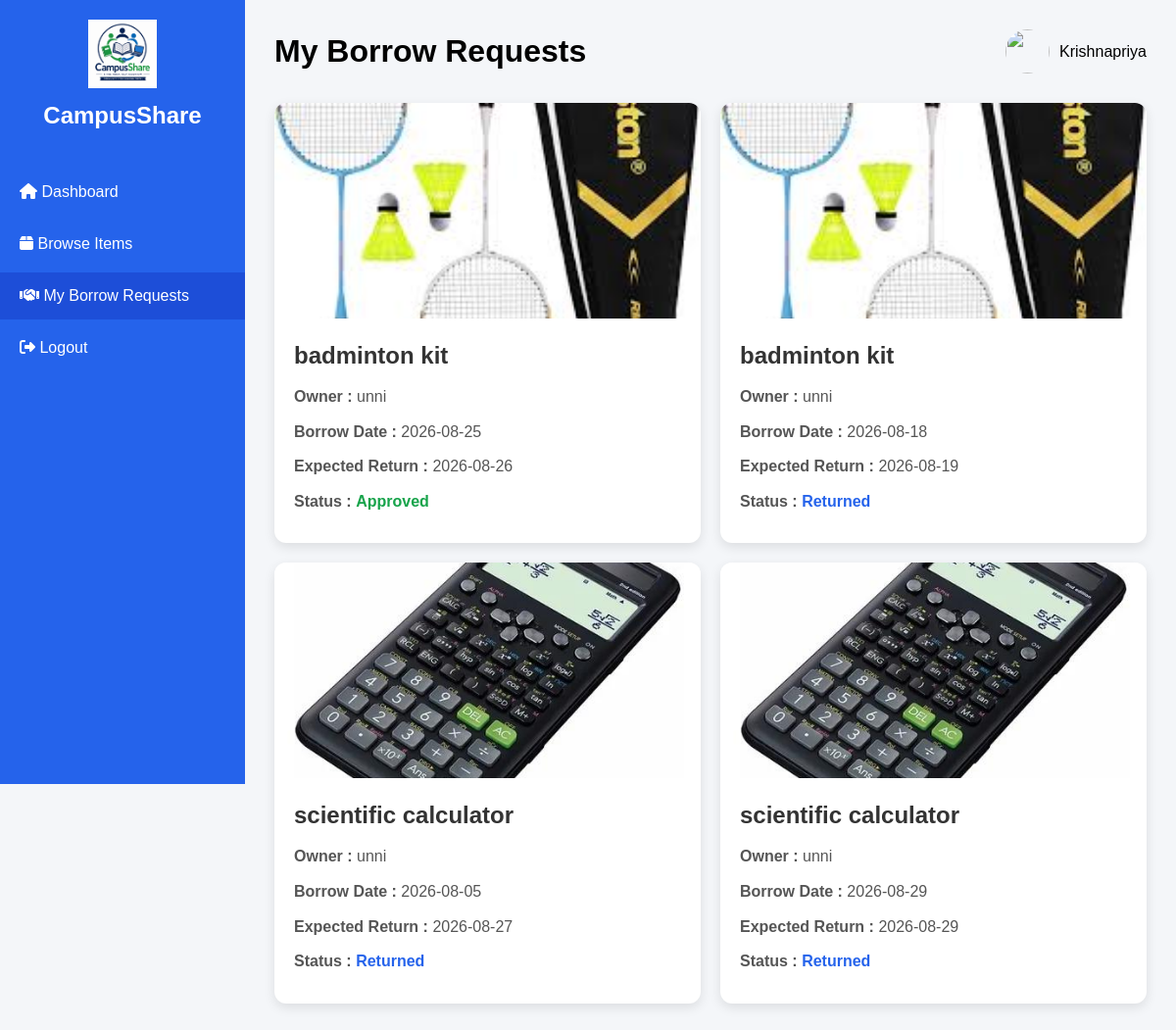
Page /my_borrow_requests.php (signed in) on the committed database.
### tables this page shows
CREATE TABLE `users` (
  `user_id` int(11) NOT NULL,
  `full_name` varchar(100) NOT NULL,
  `email` varchar(100) NOT NULL,
  `phone` varchar(15) DEFAULT NULL,
  `department` varchar(50) DEFAULT NULL,
  `year_of_study` varchar(20) DEFAULT NULL,
  `password` varchar(255) NOT NULL,
  `security_question` varchar(255) NOT NULL,
  `security_answer` varchar(255) NOT NULL,
  `profile_image` varchar(255) DEFAULT NULL,
  `created_at` timestamp NOT NULL DEFAULT current_timestamp()
);

CREATE TABLE `borrow_requests` (
  `request_id` int(11) NOT NULL,
  `item_id` int(11) NOT NULL,
  `borrower_id` int(11) NOT NULL,
  `owner_id` int(11) NOT NULL,
  `borrow_date` date DEFAULT NULL,
  `expected_return_date` date DEFAULT NULL,
  `actual_return_date` date DEFAULT NULL,
  `status` enum('Pending','Approved','Rejected','Returned') DEFAULT 'Pending',
  `owner_message` varchar(255) DEFAULT NULL,
  `request_date` timestamp NOT NULL DEFAULT current_timestamp(),
  `approved_date` datetime DEFAULT NULL,
  `returned_date` datetime DEFAULT NULL
);

CREATE TABLE `items` (
  `item_id` int(11) NOT NULL,
  `user_id` int(11) NOT NULL,
  `category_id` int(11) NOT NULL,
  `item_name` varchar(100) NOT NULL,
  `description` text DEFAULT NULL,
  `item_condition` varchar(50) DEFAULT NULL,
  `availability` enum('Available','Borrowed') DEFAULT 'Available',
  `location` varchar(100) DEFAULT NULL,
  `image` varchar(255) DEFAULT NULL,
  `created_at` timestamp NOT NULL DEFAULT current_timestamp()
);

### my_borrow_requests.php (the view, shortened to what this page needs)
<?php
include("includes/db.php");
$user_id=$_SESSION['user_id'];
$user_query=mysqli_query($conn,
"SELECT * FROM users WHERE user_id='$user_id'");
$user=mysqli_fetch_assoc($user_query);
$request_query=mysqli_query($conn,"
SELECT
borrow_requests.*,
items.item_name,
items.image,
users.full_name
FROM borrow_requests
INNER JOIN items
ON borrow_requests.item_id=items.item_id
INNER JOIN users
ON borrow_requests.owner_id=users.user_id
WHERE borrow_requests.borrower_id='$user_id'
ORDER BY borrow_requests.request_date DESC
");
?>
<!DOCTYPE html>
<html>
<head>
<link rel="stylesheet"
href="css/my_borrow_requests.css">
<link rel="stylesheet"
href="https://cdnjs.cloudflare.com/ajax/libs/font-awesome/6.5.2/css/all.min.css">
</head>
<body>
<div class="sidebar">
<div class="logo">
<img src="images/logo.png">
<h2>CampusShare</h2>
</div>
<ul>
<li>
<a href="dashboard.php">
<i class="fa fa-house"></i>
Dashboard
</a>
</li>
<li>
<a href="browse_items.php">
<i class="fa fa-box"></i>
Browse Items
</a>
</li>
<li class="active">
<a href="my_borrow_requests.php">
<i class="fa fa-handshake"></i>
My Borrow Requests
</a>
</li>
<li>
<a href="logout.php">
<i class="fa fa-right-from-bracket"></i>
Logout
</a>
</li>
</ul>
</div>
<div class="main">
<header>
<h1>My Borrow Requests</h1>
<div class="profile">
<img src="images/default.png">
<span><?php echo $user['full_name']; ?></span>
</div>
</header>
<div class="request-container">
    <?php
if(mysqli_num_rows($request_query) > 0)
{
while($request = mysqli_fetch_assoc($request_query))
{
?>
<div class="request-card">
<div class="request-image">
<?php
if(!empty($request['image']) && file_exists("uploads/items/".$request['image']))
{
?>
<img src="uploads/items/<?php echo $request['image']; ?>" alt="Item Image">
<?php
}
else
{
?>
<img src="images/default.png" alt="No Image">
<?php
}
?>
</div>
<div class="request-details">
<h2><?php echo htmlspecialchars($request['item_name']); ?></h2>
<p>
<strong>Owner :</strong>
<?php echo htmlspecialchars($request['full_name']); ?>
</p>
<p>
<strong>Borrow Date :</strong>
<?php echo htmlspecialchars($request['borrow_date']); ?>
</p>
<p>
<strong>Expected Return :</strong>
<?php echo htmlspecialchars($request['expected_return_date']); ?>
</p>
<p>
<strong>Status :</strong>
<?php
$status = $request['status'];
if($status=="Pending")
{
    echo "<span class='pending'>Pending</span>";
}
elseif($status=="Approved")
{
    echo "<span class='approved'>Approved</span>";
}
elseif($status=="Rejected")
{
    echo "<span class='rejected'>Rejected</span>";
}
elseif($status=="Returned")
{
    echo "<span class='returned'>Returned</span>";
}
?>
</p>
</div>
</div>
<?php
}
}
?>
</div>
</div>
</body>
</html>

### css/my_borrow_requests.css (style rules this page uses)
* { margin:0; padding:0; box-sizing:border-box; font-family:Arial, Helvetica, sans-serif; }
body { background:#f4f6f9; display:flex; }
.sidebar { width:250px; height:100vh; background:#2563eb; color:#fff; position:fixed; left:0; top:0; }
.logo { text-align:center; padding:20px; }
.logo img { width:70px; margin-bottom:10px; }
.logo h2 { font-size:24px; }
.sidebar ul { list-style:none; margin-top:20px; }
.sidebar ul li { margin:5px 0; }
.sidebar ul li a { display:block; color:#fff; text-decoration:none; padding:15px 20px; transition:0.3s; }
.sidebar ul li.active a, .sidebar ul li a:hover { background:#1d4ed8; }
.main { margin-left:250px; width:calc(100% - 250px); padding:30px; }
header { display:flex; justify-content:space-between; align-items:center; margin-bottom:30px; }
.profile { display:flex; align-items:center; }
.profile img { width:45px; height:45px; border-radius:50%; margin-right:10px; }
.request-container { display:grid; grid-template-columns:repeat(auto-fill,minmax(350px,1fr)); gap:20px; }
.request-card { background:#fff; border-radius:12px; overflow:hidden; box-shadow:0 4px 12px rgba(0,0,0,0.1); }
.request-image img { width:100%; height:220px; object-fit:cover; }
.request-details { padding:20px; }
.request-details h2 { margin-bottom:15px; color:#333; }
.request-details p { margin-bottom:10px; color:#555; line-height:1.6; }
.approved { color:#16a34a; font-weight:bold; }
.returned { color:#2563eb; font-weight:bold; }

### rows in the picture
users: full_name "Krishnapriya"
borrow_requests: item.image (picture), item.item_name "badminton kit", owner.full_name "unni", borrow_date "2026-08-25", expected_return_date "2026-08-26", status "Approved"
borrow_requests: item.image (picture), item.item_name "badminton kit", owner.full_name "unni", borrow_date "2026-08-18", expected_return_date "2026-08-19", status "Returned"
borrow_requests: item.image (picture), item.item_name "scientific calculator", owner.full_name "unni", borrow_date "2026-08-05", expected_return_date "2026-08-27", status "Returned"
borrow_requests: item.image (picture), item.item_name "scientific calculator", owner.full_name "unni", borrow_date "2026-08-29", expected_return_date "2026-08-29", status "Returned"
